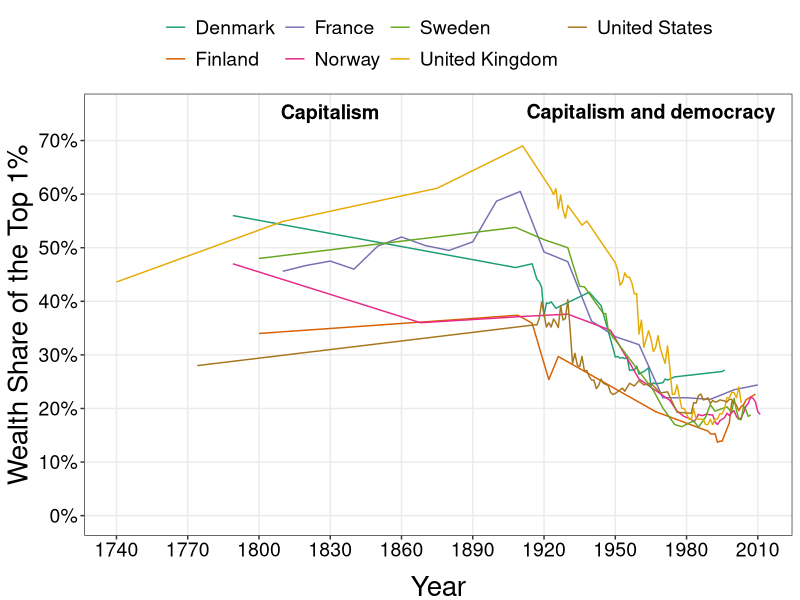
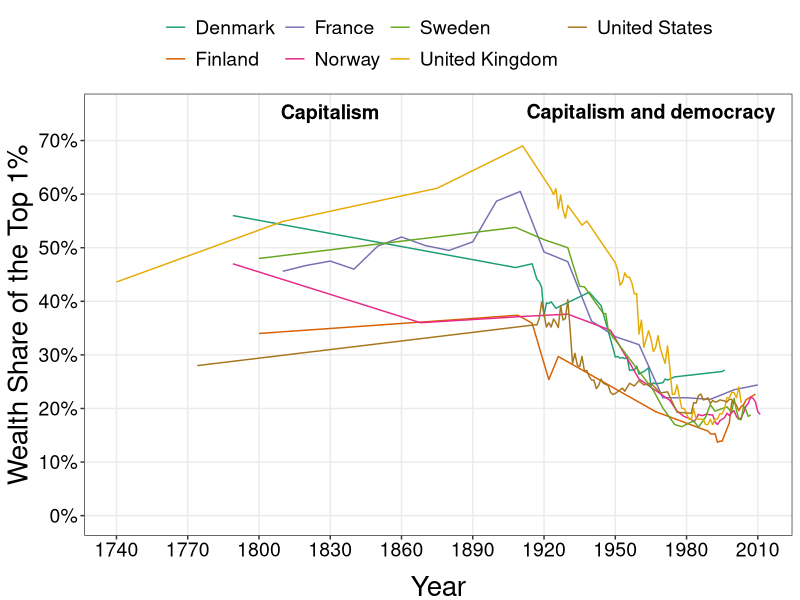

These figures' R source, in order:
require(shape)
library(tidyverse)
library(lubridate)
library(openxlsx)
library(readxl)
library(ggsignif)
library(grid)

wealth_share <- read_excel("capitalism/top_1percent_wealth_share.xlsx")

COL <- c("#7fc97f", "#beaed4", "#fdc086", "#ffff99", "#386cb0", "#f0027f", "#bf5b17", "#666666")
COLA <- c("#e0f3db", "#99d8c9","#66c2a4","#41ae76", "#238b45", "#005824", "#f0027f")
COLB <- c("#c6dbef", "#4eb3d3", "#2b8cbe", "#0868ac","#084081", "#9e9ac8","#f0027f")
COLC <- c("#fcfbfd", "#efedf5", "#dadaeb", "#bcbddc", "#9e9ac8", "#807dba", "#6a51a3", "#54278f", "#3f007d")
COLD <- c("#DA3030","#41ae76","#F7DE04", "#4eb3d3","#AE82FF","#386cb0","#F48318","#41ae76","#6a51a3", "#DA3030")


#Cleaning the wealth share data. Source: CORE
wealth_share_gathered <- wealth_share %>% 
  gather(Country, Wealth_share, c("Denmark", "Finland", "France", "Norway", "Sweden", "United Kingdom", "United States") )

wealth_share1 <- wealth_share_gathered[-c(1, 69, 137, 205, 273, 341, 409), ] 

wealth_share2 <- wealth_share1 %>%
  mutate(Year = ifelse(Country == "Denmark", ...1, ifelse(Country == "Finland", ...3, ifelse(Country == "France", ...5, ifelse(Country == "Norway", ...7, ifelse(Country == "Sweden", ...9, ifelse(Country == "United Kingdom", ...11, ifelse(Country == "United States", ...13, NA))))))))

wealth_share2$Wealth_share = as.numeric(as.character(wealth_share2$Wealth_share))

wealth_share3 <- wealth_share2 %>%
  select(-c("...1", "...3", "...5", "...7", "...9", "...11", "...13")) %>%
  filter(!is.na(Year)) %>%
  mutate(wealth_share = (Wealth_share)/100)

#Brackets 
bracketsGrob <- function(...){
  l <- list(...)
  e <- new.env()
  e$l <- l
  grid:::recordGrob(  {
    do.call(grid.brackets, l)
  }, e)
}


b1 <- bracketsGrob(0.045, 0.88, 0.61, 0.88, h=0.05, lwd=2, col="black")
b2 <- bracketsGrob(0.63, .88, 0.95, .88, h=0.05,  lwd=2, col="black")

#Plotting the data 
wealth_share_plot <- ggplot(wealth_share3, aes(x = Year, y = wealth_share, group = Country, color = Country)) +
  geom_line() +
  #geom_line(aes(linetype = Country)) + #if we differentiate the lines without color
  labs(y = "Wealth Share of the Top 1%", color = "Country") + 
  scale_y_continuous(breaks = seq(0, 0.7, by = 0.1), labels = scales::percent_format(accuracy = 1), limits = c(0,0.75)) +
  scale_x_continuous(breaks = seq(1740, 2010, by = 30)) +
  scale_color_brewer(palette = "Dark2") +
  theme_bw() + 
  theme(panel.grid.minor = element_blank(),
        legend.position = "top", 
        legend.title = element_blank(),
        legend.text = element_text(size = 14),
        axis.title.y = element_text(size = 20, vjust = 1),
        #legend.text = element_text(size = 11),
        axis.text.x = element_text(size = 14, color = "black"),
        axis.text.y = element_text(size = 14, color = "black"),  
        axis.title.x = element_text(size = 20, vjust = -0.5)) +
        #annotation_custom(b1) + 
        #annotation_custom(b2) +
  annotate("text", x = 1830, y = 0.75, label = expression(paste(bold("Capitalism"))), size = 5) +
  annotate("text", x = 1965, y = 0.75, label = expression(paste(bold("Capitalism and democracy"))), size = 5) 

print(wealth_share_plot)

#Save plot to PDF
ggsave(wealth_share_plot, filename = "wealth_share_top_1percent.pdf", 
       path = "capitalism",
       width = 8, height = 6, units = "in")


# dev.off()
